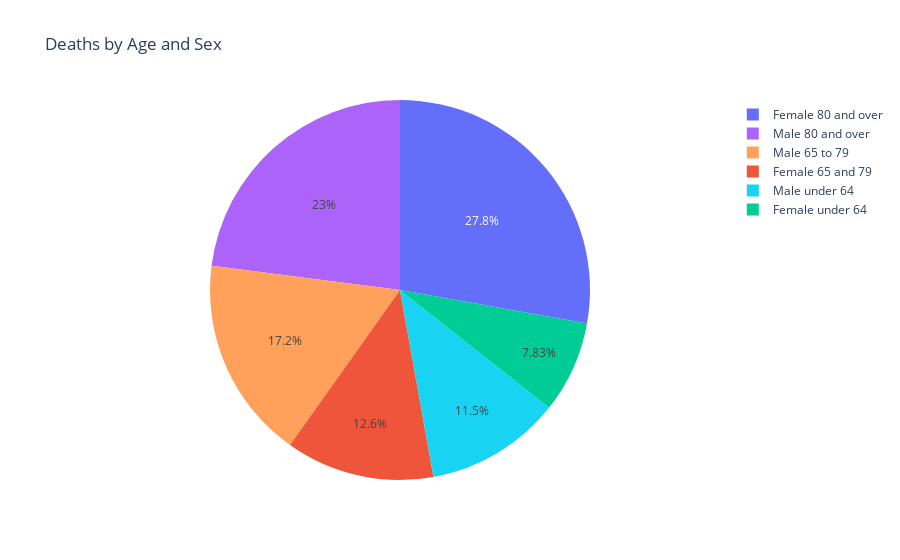

The code cell stored with this chart in its notebook:
### Code cell
pie_chart = px.pie(
    data_frame=df_W_Deaths1,
    values=df_W_Deaths1[df_W_Deaths1["indicator_name"] == "By age and sex"].value,
    names=df_W_Deaths1[df_W_Deaths1["indicator_name"] == "By age and sex"]["series_name"],
    color=df_W_Deaths1[df_W_Deaths1["indicator_name"] == "By age and sex"][
        "series_name"
    ],  
    title="Deaths by Age and Sex",  
)
pio.show(pie_chart)

### Figure 1 — Plotly figure (JSON) as saved in the notebook; plotly's stock layout.template omitted (floating-point values rounded to 4 significant figures; data arrays with more than 128 entries replaced by an {"elided": "..."} marker saying what was removed)
{"data": [{"customdata": {"elided": "300x1 str values"}, "domain": {"x": [0, 1], "y": [0, 1]}, "hovertemplate": "label=%{label}<br>value=%{value}<br>color=%{customdata[0]}<extra></extra>", "labels": {"elided": "300 str values"}, "legendgroup": "", "marker": {"colors": {"elided": "300 str values"}}, "name": "", "showlegend": true, "type": "pie", "values": {"elided": "300 int values"}}], "layout": {"legend": {"tracegroupgap": 0}, "title": {"text": "Deaths by Age and Sex"}}}
